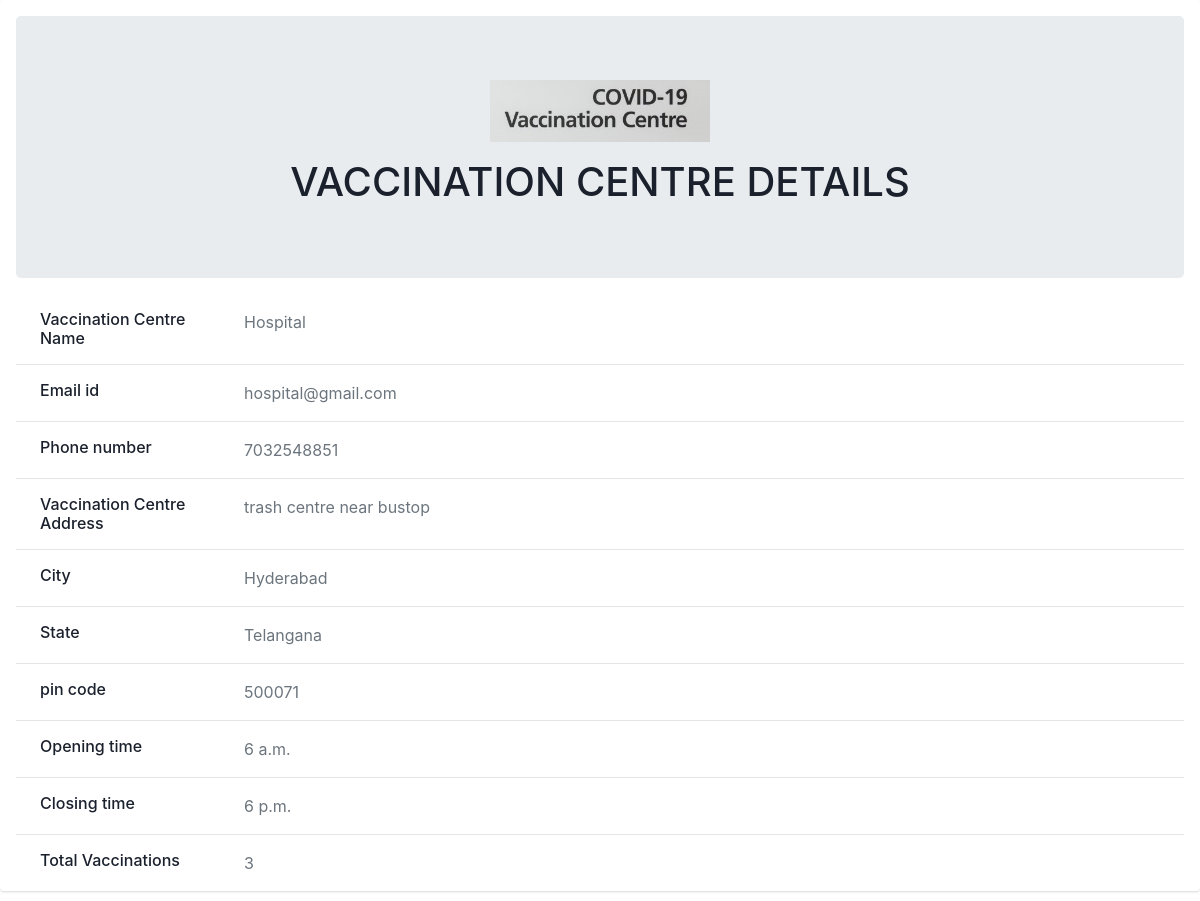
Screenshot of /statistics/showcentre/1 with the database file from the repository.
### C19V/models.py (models this page shows, shortened)
class TestCentre(models.Model):
    name = models.CharField(max_length=50)
    email = models.EmailField(max_length=25)
    phone_no =models.CharField(max_length=10)
    address = models.TextField(max_length=128)
    city = models.CharField(max_length=10)
    state = models.CharField(max_length=10)
    pincode = models.CharField(max_length=6)
    active_time_from = models.TimeField() #From
    active_time_to = models.TimeField()   #To

### C19V/views.py (the view)
# urls.py: path('statistics/showcentre/<str:pk>',views.showvc,name='show_centre'),
def showvc(request,pk):
    person = models.TestCentre.objects.get(id=pk)
    count = models.VaccinatedPerson.objects.filter(centre=person).count()
    context={'person':person,'count':count}
    return render(request,'showcentre.html',context)

### C19V/templates/showcentre.html (shortened to what this page needs)
{% load static %}
<link rel="stylesheet" href="https://stackpath.bootstrapcdn.com/bootstrap/4.3.1/css/bootstrap.min.css">
<link rel="stylesheet" type="text/css" href="{% static '/css/patient_home.css'%}">
<centre>
    <div class="container-md-8">
      <div class="card mb-3">
        <div class="card-body">
          <div class="jumbotron align-items-center text-center">
            <img src="{% static '/images/vaccination-centre.jpg'%}" alt="Admin"  height ="10%" width="20%">
            <div class="mt-3">
              <h1>VACCINATION CENTRE DETAILS</h1>
            </div>
          </div>
          <div class="row">
            <div class="col-sm-3">
              <h6 class="mb-0 pl-4">Vaccination Centre  Name</h6>
            </div>
            <div class="col-sm-9 pl-4 text-secondary">
              {{ person.name }}
            </div>
          </div>
          <hr>
          <div class="row">
            <div class="col-sm-3">
              <h6 class="mb-0 pl-4">Email id</h6>
            </div>
            <div class="col-sm-9 pl-4 text-secondary">
              {{person.email}}
            </div>
          </div>
          <hr>
          <div class="row">
            <div class="col-sm-3">
              <h6 class="mb-0 pl-4">Phone number</h6>
            </div>
            <div class="col-sm-9 pl-4 text-secondary">
              {{person.phone_no}}
            </div>
          </div>
          <hr>
          <div class="row">
            <div class="col-sm-3">
              <h6 class="mb-0 pl-4">Vaccination Centre Address</h6>
            </div>
            <div class="col-sm-9 pl-4 text-secondary">
              {{person.address}}
            </div>
          </div>
          <hr>
          <div class="row">
            <div class="col-sm-3">
              <h6 class="mb-0 pl-4">City</h6>
            </div>
            <div class="col-sm-9 pl-4 text-secondary">
              {{person.city}}
            </div>
          </div>
          <hr>
          <div class="row">
            <div class="col-sm-3">
              <h6 class="mb-0 pl-4">State</h6>
            </div>
            <div class="col-sm-9 pl-4 text-secondary">
              {{person.state}}
            </div>
          </div>
          <hr>
          <div class="row">
            <div class="col-sm-3">
              <h6 class="mb-0 pl-4">pin code</h6>
            </div>
            <div class="col-sm-9 pl-4 text-secondary">
              {{person.pincode}}
            </div>
          </div>
          <hr>
          <div class="row">
            <div class="col-sm-3">
              <h6 class="mb-0 pl-4">Opening time</h6>
            </div>
            <div class="col-sm-9 pl-4 text-secondary">
              {{person.active_time_from}}
            </div>
          </div>
          <hr>
          <div class="row">
            <div class="col-sm-3">
              <h6 class="mb-0 pl-4">Closing time</h6>
            </div>
            <div class="col-sm-9 pl-4 text-secondary">
              {{person.active_time_to}}
            </div>
          </div>
          <hr>
          <div class="row">
            <div class="col-sm-3">
              <h6 class="mb-0 pl-4">Total Vaccinations</h6>
            </div>
            <div class="col-sm-9 pl-4 text-secondary">
              {{count}}
            </div>
          </div>
        </div>
      </div>
    </div>
  </centre>

### C19V/static/css/patient_home.css (style rules this page uses)
.card { box-shadow: 0 1px 3px 0 rgba(0, 0, 0, .1), 0 1px 2px 0 rgba(0, 0, 0, .06); }
.card { position: relative; display: flex; flex-direction: column; min-width: 0; word-wrap: break-word; background-color: white; background-clip: border-box; border: 0 solid rgba(0, 0, 0, .125); border-radius: .25rem; }
.row { width: 75%; }
.card-body { flex: 1 1 auto; min-height: 1px; padding: 1rem; }
.mb-3, .my-3 { margin-bottom: 1rem!important; }

### rows the page displays
TestCentre: name "Hospital", email "hospital@gmail.com", phone_no "7032548851", address "trash centre near bustop", city "Hyderabad", state "Telangana", pincode "500071", active_time_from "6 a.m.", active_time_to "6 p.m."

### other values shown
{{ count }} "3"
